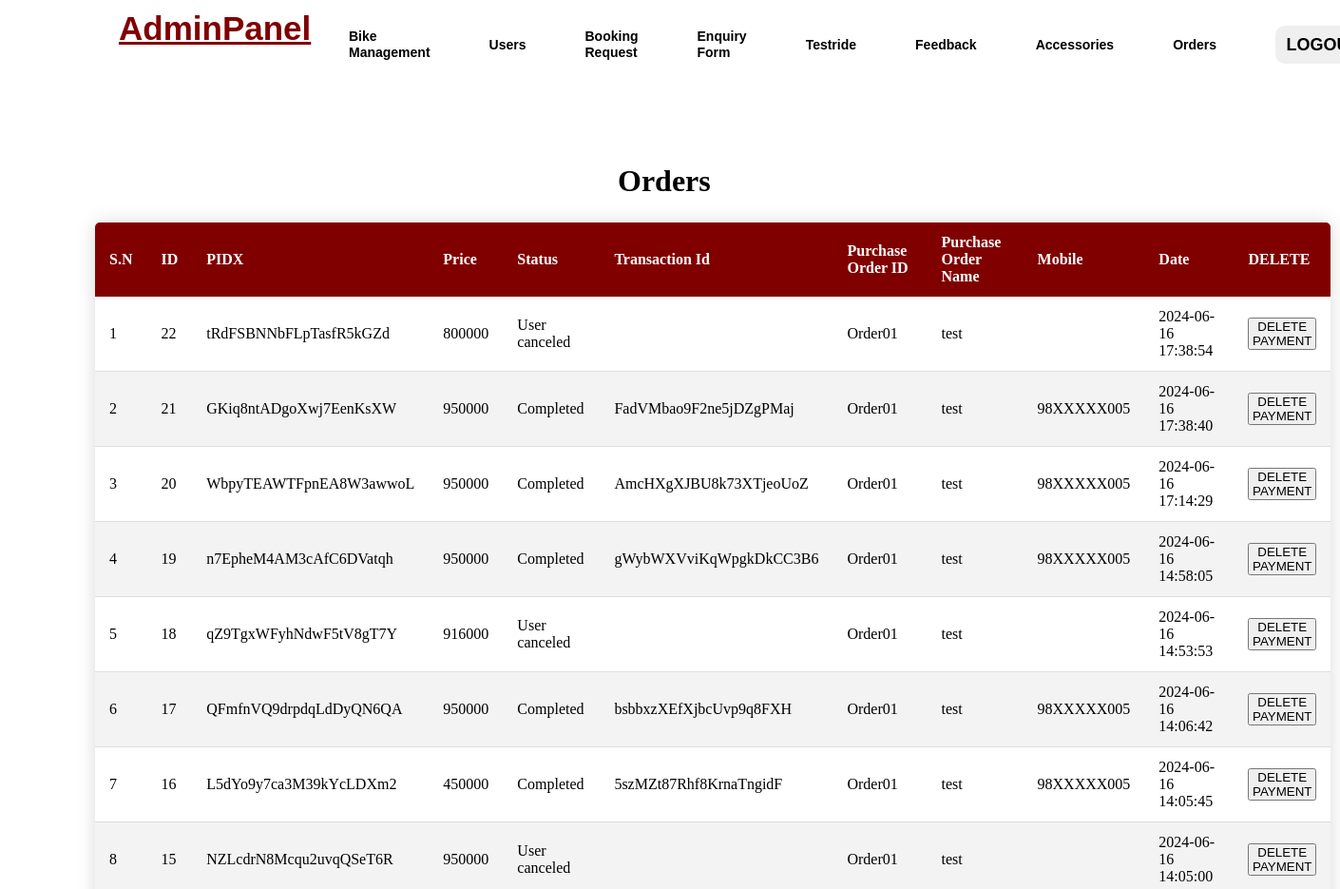
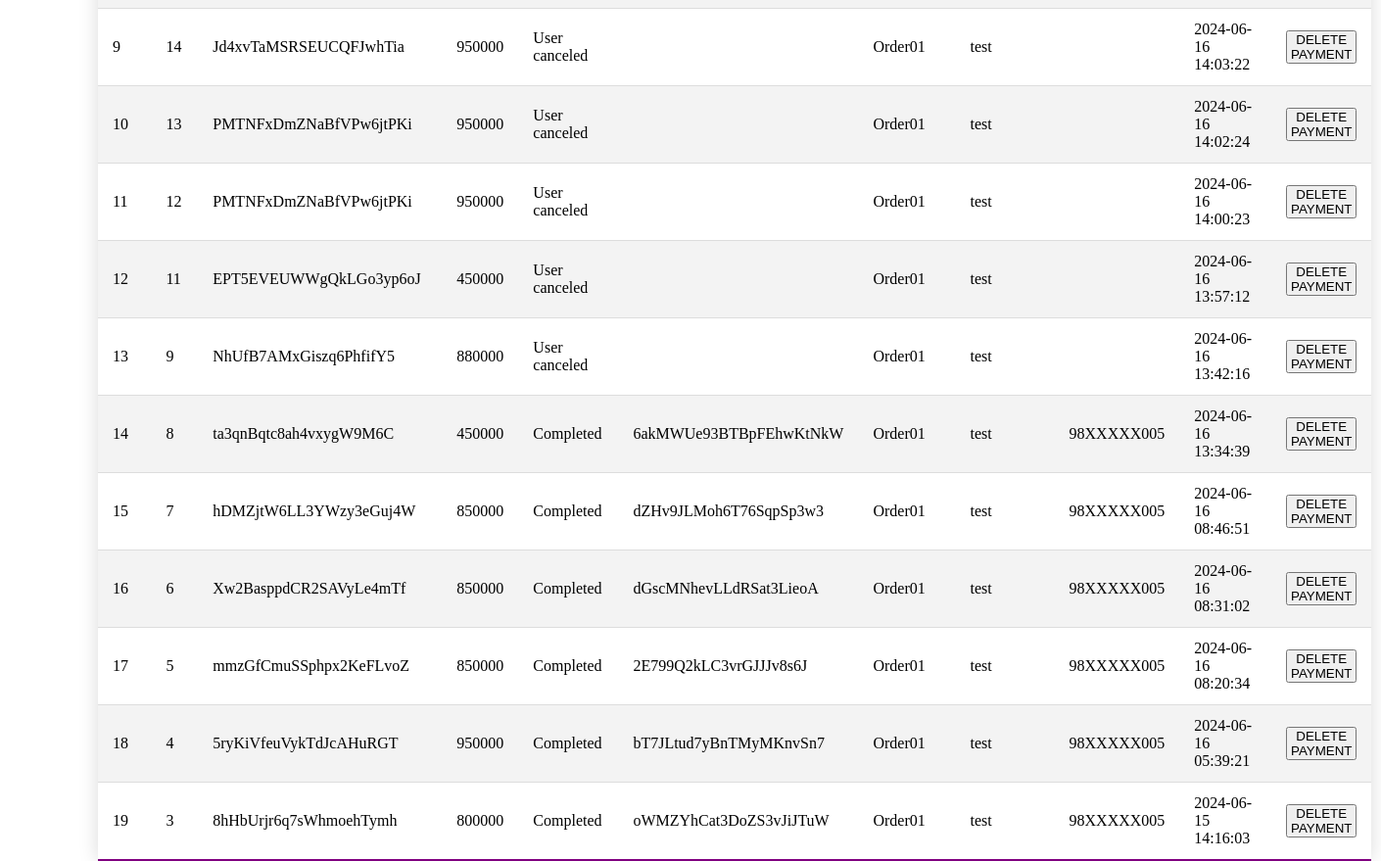
/admin/order1.php (signed in), run on the app's committed database (2 pictures, top to bottom).
### tables this page shows
CREATE TABLE `payments` (
  `id` int(11) NOT NULL,
  `pidx` varchar(255) NOT NULL,
  `amount` int(11) NOT NULL,
  `status` varchar(50) NOT NULL,
  `transaction_id` varchar(255) DEFAULT NULL,
  `purchase_order_id` varchar(255) DEFAULT NULL,
  `purchase_order_name` varchar(255) DEFAULT NULL,
  `mobile` varchar(15) DEFAULT NULL,
  `created_at` timestamp NOT NULL DEFAULT current_timestamp()
);

### admin/order1.php (the view, shortened to what this page needs)
<?php
include('../config/constant.php');
?>
<!DOCTYPE html>
<html lang="en">
<head>
</head>
<body>
    <?php
    $query="SELECT * from payments ORDER BY id DESC";
    $queryy=mysqli_query($conn,$query);
    ?>
    <div class="background">
        <div class="navbar">
            <div class="icon">
                <h2 class="logo"><a href="admin_menu.php" style="color: maroon;">AdminPanel</a></h2>
            </div>
            <div class="menu">
                <?php include("menu.php");?>
            </div>
        </div>
    </div>
    <div>
        <h1 class="header">Orders</h1>
        <div>
            <div>
                <table class="content-table">
                    <thead>
                        <tr>
                            <th>S.N</th>
                            <th>ID</th>
                            <th>PIDX</th>
                            <th>Price</th>
                            <th>Status</th>
                            <th>Transaction Id</th>
                            <th>Purchase Order ID</th>
                            <th>Purchase Order Name</th>
                            <th>Mobile</th>
                            <th>Date</th>
                            <th>DELETE</th>
                        </tr>
                    </thead>
                    <tbody>
                        <?php
                $sn=1;
                while($res=mysqli_fetch_array($queryy)){
                ?>
                        <tr class="active-row">
                            <td><?php echo $sn++; ?></td>
                            <td><?php echo $res['id'];?></php>
                            </td>
                            <td><?php echo $res['pidx'];?></php>
                            </td>
                            <td><?php echo $res['amount'];?></php>
                            </td>
                            <td><?php echo $res['status'];?></php>
                            </td>
                            <td><?php echo $res['transaction_id'];?></php>
                            </td>
                            <td><?php echo $res['purchase_order_id'];?></php>
                            </td>
                            <td><?php echo $res['purchase_order_name'];?></php>
                            </td>
                            <td><?php echo $res['mobile'];?></php>
                            </td>
                            <td><?php echo $res['created_at'];?></php>
                            </td>
                            <td><button type="submit" class="but" name="approve"><a
                                        href="deletePayment.php?id=<?php echo $res['id']?>">DELETE PAYMENT</a></button>
                            </td>
                        </tr>
                        <?php } ?>
                    </tbody>
                </table>
            </div>
        </div>
    </div>
</body>
</html>

### admin/order1.php (style rules this page uses)
* { margin: 0; padding: 0; }
.background { width: 100%; background-position: center; background-size: cover; height: 109vh; animation: infiniteScrollBg 50s linear infinite; }
.navbar { width: 1200px; height: 75px; margin: auto; }
.icon { width: 200px; float: left; height: 70px; }
.logo { color: maroon; font-size: 35px; font-family: Arial; padding-left: 20px; float: left; padding-top: 10px; }
.menu { width: 400px; float: left; height: 70px; }
.content-table { border-collapse: collapse; font-size: 1em; border-radius: 5px 5px 0 0; overflow: hidden; box-shadow: 0 0 20px rgba(0, 0, 0, 0.15); margin-left: 100px; margin-top: 25px; width: 1300px; height: 300px; }
.content-table thead tr { background-color: maroon; color: white; text-align: left; }
.content-table th, .content-table td { padding: 12px 15px; }
.content-table tbody tr { border-bottom: 1px solid #dddddd; }
.content-table tbody tr:nth-of-type(even) { background-color: #f3f3f3; }
.content-table tbody tr:last-of-type { border-bottom: 2px solid purple; }
.header { margin-top: -700px; margin-left: 650px; }
.but a { text-decoration: none; color: black; }

### data on the page
payments: id "22", pidx "tRdFSBNNbFLpTasfR5kGZd", amount "800000", status "User canceled", purchase_order "Order01", purchase_order_name "test", created_at "2024-06-16 17:38:54"
payments: id "21", pidx "GKiq8ntADgoXwj7EenKsXW", amount "950000", status "Completed", transaction "FadVMbao9F2ne5jDZgPMaj", purchase_order "Order01", purchase_order_name "test", mobile "98XXXXX005", created_at "2024-06-16 17:38:40"
payments: id "20", pidx "WbpyTEAWTFpnEA8W3awwoL", amount "950000", status "Completed", transaction "AmcHXgXJBU8k73XTjeoUoZ", purchase_order "Order01", purchase_order_name "test", mobile "98XXXXX005", created_at "2024-06-16 17:14:29"
payments: id "19", pidx "n7EpheM4AM3cAfC6DVatqh", amount "950000", status "Completed", transaction "gWybWXVviKqWpgkDkCC3B6", purchase_order "Order01", purchase_order_name "test", mobile "98XXXXX005", created_at "2024-06-16 14:58:05"
payments: id "18", pidx "qZ9TgxWFyhNdwF5tV8gT7Y", amount "916000", status "User canceled", purchase_order "Order01", purchase_order_name "test", created_at "2024-06-16 14:53:53"
payments: id "17", pidx "QFmfnVQ9drpdqLdDyQN6QA", amount "950000", status "Completed", transaction "bsbbxzXEfXjbcUvp9q8FXH", purchase_order "Order01", purchase_order_name "test", mobile "98XXXXX005", created_at "2024-06-16 14:06:42"
payments: id "16", pidx "L5dYo9y7ca3M39kYcLDXm2", amount "450000", status "Completed", transaction "5szMZt87Rhf8KrnaTngidF", purchase_order "Order01", purchase_order_name "test", mobile "98XXXXX005", created_at "2024-06-16 14:05:45"
payments: id "15", pidx "NZLcdrN8Mcqu2uvqQSeT6R", amount "950000", status "User canceled", purchase_order "Order01", purchase_order_name "test", created_at "2024-06-16 14:05:00"
payments: id "14", pidx "Jd4xvTaMSRSEUCQFJwhTia", amount "950000", status "User canceled", purchase_order "Order01", purchase_order_name "test", created_at "2024-06-16 14:03:22"
payments: id "13", pidx "PMTNFxDmZNaBfVPw6jtPKi", amount "950000", status "User canceled", purchase_order "Order01", purchase_order_name "test", created_at "2024-06-16 14:02:24"
payments: id "12", pidx "PMTNFxDmZNaBfVPw6jtPKi", amount "950000", status "User canceled", purchase_order "Order01", purchase_order_name "test", created_at "2024-06-16 14:00:23"
payments: id "11", pidx "EPT5EVEUWWgQkLGo3yp6oJ", amount "450000", status "User canceled", purchase_order "Order01", purchase_order_name "test", created_at "2024-06-16 13:57:12"
payments: id "9", pidx "NhUfB7AMxGiszq6PhfifY5", amount "880000", status "User canceled", purchase_order "Order01", purchase_order_name "test", created_at "2024-06-16 13:42:16"
payments: id "8", pidx "ta3qnBqtc8ah4vxygW9M6C", amount "450000", status "Completed", transaction "6akMWUe93BTBpFEhwKtNkW", purchase_order "Order01", purchase_order_name "test", mobile "98XXXXX005", created_at "2024-06-16 13:34:39"
payments: id "7", pidx "hDMZjtW6LL3YWzy3eGuj4W", amount "850000", status "Completed", transaction "dZHv9JLMoh6T76SqpSp3w3", purchase_order "Order01", purchase_order_name "test", mobile "98XXXXX005", created_at "2024-06-16 08:46:51"
payments: id "6", pidx "Xw2BasppdCR2SAVyLe4mTf", amount "850000", status "Completed", transaction "dGscMNhevLLdRSat3LieoA", purchase_order "Order01", purchase_order_name "test", mobile "98XXXXX005", created_at "2024-06-16 08:31:02"
payments: id "5", pidx "mmzGfCmuSSphpx2KeFLvoZ", amount "850000", status "Completed", transaction "2E799Q2kLC3vrGJJJv8s6J", purchase_order "Order01", purchase_order_name "test", mobile "98XXXXX005", created_at "2024-06-16 08:20:34"
payments: id "4", pidx "5ryKiVfeuVykTdJcAHuRGT", amount "950000", status "Completed", transaction "bT7JLtud7yBnTMyMKnvSn7", purchase_order "Order01", purchase_order_name "test", mobile "98XXXXX005", created_at "2024-06-16 05:39:21"
payments: id "3", pidx "8hHbUrjr6q7sWhmoehTymh", amount "800000", status "Completed", transaction "oWMZYhCat3DoZS3vJiJTuW", purchase_order "Order01", purchase_order_name "test", mobile "98XXXXX005", created_at "2024-06-15 14:16:03"
